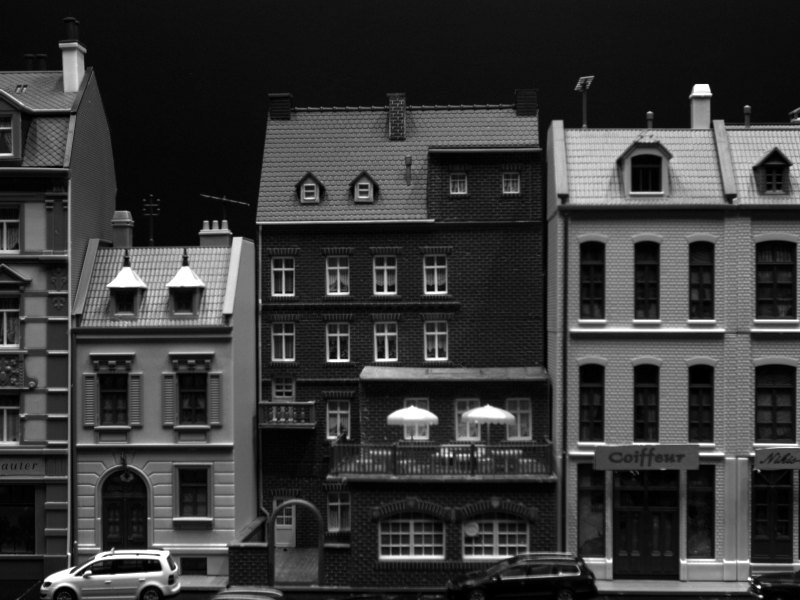
#> input picture examples/data/dturobot01.png, 800 x 600 px
$ python -i bif.py   (imports and definitions only)
#> lines starting #> are read from the running program, lines starting #| are printed output that depends on the picture; after the words box and inside, x2 and y2 are one past the last pixel; in counts of white or black regions, pixels touching at a corner belong together
#> further down, picture is the input picture: shape (600, 800); min 0, max 255, mean 56.1
### ipcv/misc/normalization.py
import numpy as np


def normalize(x, method):
    '''Normalize vector

    Normalize vector according to the specified method.

    Args:
        x: vector to be normalized.
        method: One of the following normalization methods:
            ['l1', 'l1_root', 'l2', 'none'].

    Returns:
        Normalized vector with the same shape as x.
    '''
    if method == 'l1_root':
        x = x/np.sum(x)
        x = np.sqrt(x)
        x = x/np.sum(x)
    elif method == 'l1':
        x = x/np.sum(x)
    elif method == 'l2':
        x = x/np.sqrt(np.sum(x**2))
    elif method == 'none':
        pass
    else:
        raise ValueError('Invalid normalization method.')
    return x

### ipcv/bif.py
import numpy as np
from scipy.ndimage.filters import gaussian_filter
from .scalespace import scalespace
from .misc import normalize


def bif_max(bif_r):
    return np.argmax(bif_r, axis=2)


def bif_response(img, scale, eps=0.0, fft=False):
#> called with scale = 1, eps = 0, fft = False
    mode = 'reflect'
    if eps > 0.0:
        if fft:
            L = scalespace(img, scale, order=(0, 0))
        else:
            L = gaussian_filter(img, scale, order=(0, 0), mode=mode)
        bif_r = np.empty(img.shape + (7,))
        bif_r[..., 6] = eps*L
    else:
        bif_r = np.empty(img.shape + (6,))

    if fft:
        Ly = scale*scalespace(img, scale, order=(1, 0))
        Lx = scale*scalespace(img, scale, order=(0, 1))
        Lyy = scale**2*scalespace(img, scale, order=(2, 0))
        Lxy = scale**2*scalespace(img, scale, order=(1, 1))
        Lxx = scale**2*scalespace(img, scale, order=(0, 2))
    else:
        Ly = scale*gaussian_filter(img, scale, order=(1, 0), mode=mode)
        Lx = scale*gaussian_filter(img, scale, order=(0, 1), mode=mode)
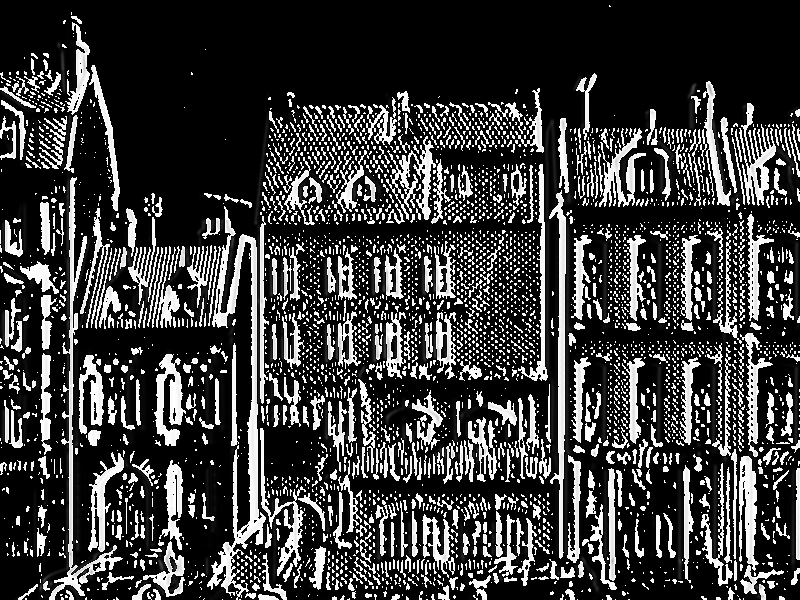
#> Lx: shape (600, 800) float64; min 0, max 255, mean 59.9
        Lyy = scale**2*gaussian_filter(img, scale, order=(2, 0), mode=mode)
        Lxy = scale**2*gaussian_filter(img, scale, order=(1, 1), mode=mode)
        Lxx = scale**2*gaussian_filter(img, scale, order=(0, 2), mode=mode)
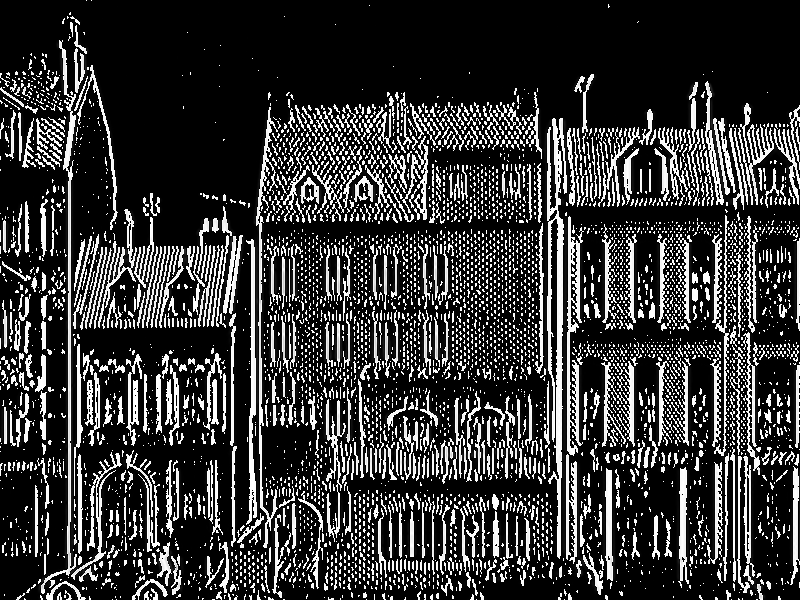
#> Lxx: shape (600, 800) float64; min 0, max 255, mean 55.2

    lambd = Lyy+Lxx
    gamma = np.sqrt((Lyy-Lxx)**2 + 4*Lxy**2)

    bif_r[..., 0] = 2*np.sqrt(Ly**2+Lx**2)
    bif_r[..., 1] = lambd
    bif_r[..., 2] = -lambd
    bif_r[..., 3] = 2**(-.5)*(gamma+lambd)
    bif_r[..., 4] = 2**(-.5)*(gamma-lambd)
    bif_r[..., 5] = gamma

    return bif_r


def bif_colors(bif_r):
    img = np.zeros(bif_r.shape[0:2] + (3,))
    if bif_r.ndim == 2:
        max_idx = bif_r
    else:
        max_idx = bif_max(bif_r)
    img[max_idx == 0] = [.5, .5, .5]
    img[max_idx == 1] = [0, 0, 0]
    img[max_idx == 2] = [1, 1, 1]
    img[max_idx == 3] = [0, 0, 1]
    img[max_idx == 4] = [1, 1, 0]
    img[max_idx == 5] = [0, 1, 0]
    img[max_idx == 6] = [1, 0, 0]
    return img


def bif_hist(img, n_scales=4, scale_min=1.0, scale_ratio=2.0, eps=0.0,
             norm='l1'):
    if eps > 0.0:
        nresponses = 7
    else:
        nresponses = 6
    # Classify image structure at all scales
    scales = [scale_min*scale_ratio**n for n in range(n_scales)]
    bif_maxes = [bif_max(bif_response(img, s, eps)) for s in scales]
#> call 2 of bif_response, with scale = 2, eps = 0, fft = False
#> in bif_response (call 2), `lambd = Lyy+Lxx`:
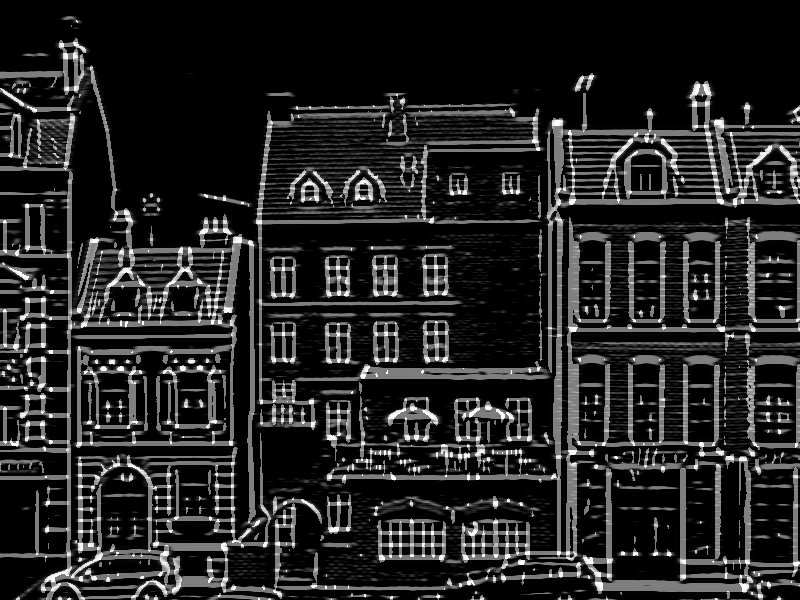
#> lambd: shape (600, 800) float64; min 0, max 2040, mean 290.9; drawn with min black and max white
#> call 4 of bif_response, with scale = 8, eps = 0, fft = False
#> in bif_response (call 4), `Lxx = scale**2*gaussian_filter(img, scale, order=(0, 2), mode=mode)`:
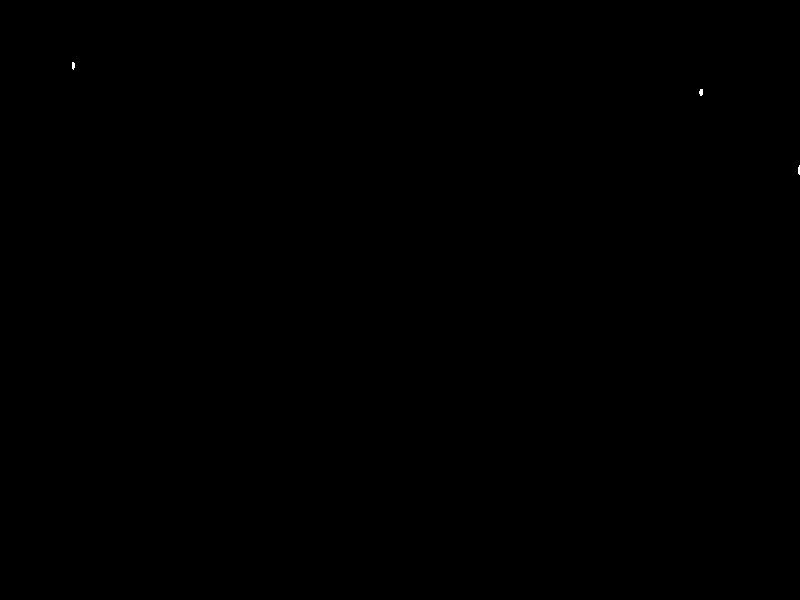
#> Lxx: shape (600, 800) float64; values 0 (black) and 16320 (white), 0.01% white; 3 white regions (1 under 20 px), largest, box (x1, y1, x2, y2) and area: (699, 89, 703, 96) 23, (72, 62, 75, 70) 20
#> in bif_response (call 4), `gamma = np.sqrt((Lyy-Lxx)**2 + 4*Lxy**2)`:
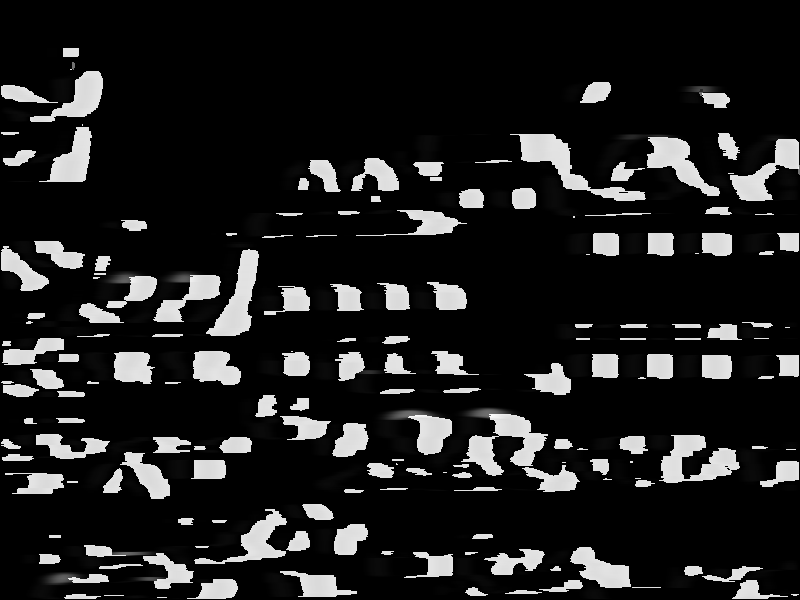
#> gamma: shape (600, 800) float64; min 0, max 36492.6, mean 4498.6; drawn with min black and max white
#> bif_maxes = 4 items
    bif_maxes = np.concatenate([b[..., np.newaxis] for b in bif_maxes], axis=2)
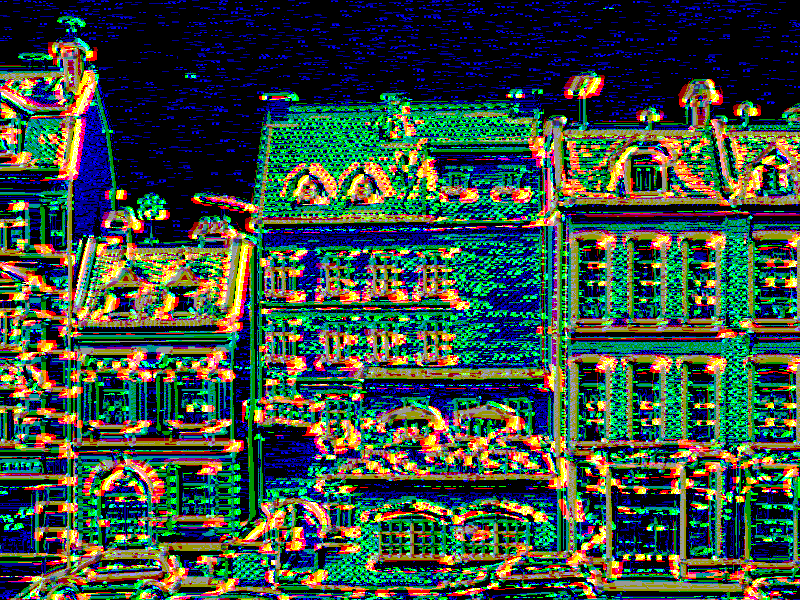
#> bif_maxes: shape (600, 800, 4) int64; mean of channels 0, 1, 2, 3 1.26, 1.53, 1.12, 0.857; drawn with min black and max white
    # Calculate histogram indices for all pixels
    offsets = nresponses**np.arange(n_scales)
    hist_idx = np.sum(bif_maxes * offsets[np.newaxis, np.newaxis, :], axis=2)
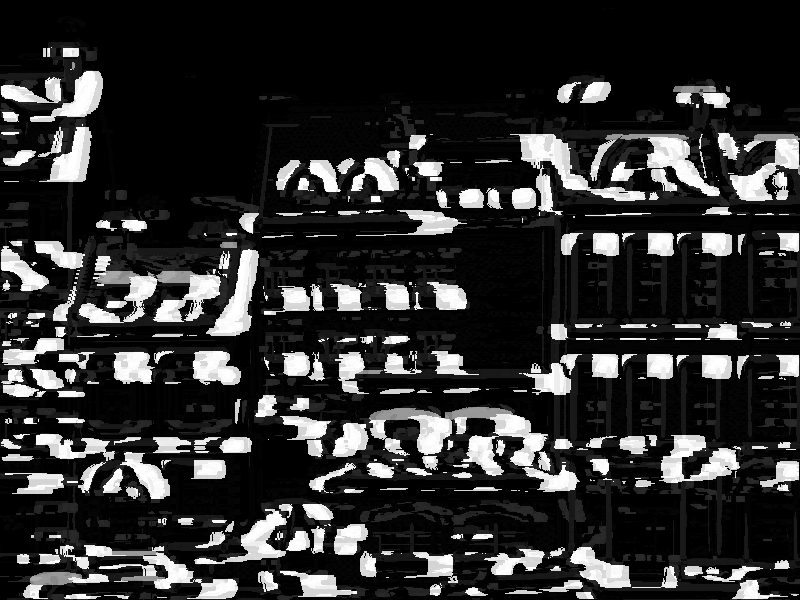
#> hist_idx: shape (600, 800) int64; min 0, max 1295, mean 236; drawn with min black and max white
    # Build histogram
    hist_dims = nresponses**n_scales
    hist = np.bincount(np.ravel(hist_idx), minlength=hist_dims)
#> hist = 1296 values, max 160023 at index 0, min 0 at index 2, mean 370.4
    hist = normalize(hist.astype(float), norm)
#> in normalize, `x = x/np.sum(x)`: x = 1296 values, max 0.333 at index 0, min 0 at index 2, mean 0.000772
#> hist has the same summary as x in normalize
    return hist

>>> import cv2
>>> picture = cv2.imread('../examples/data/dturobot01.png', cv2.IMREAD_GRAYSCALE)
>>> result = bif_hist(picture)
#> result has the same summary as x in normalize
